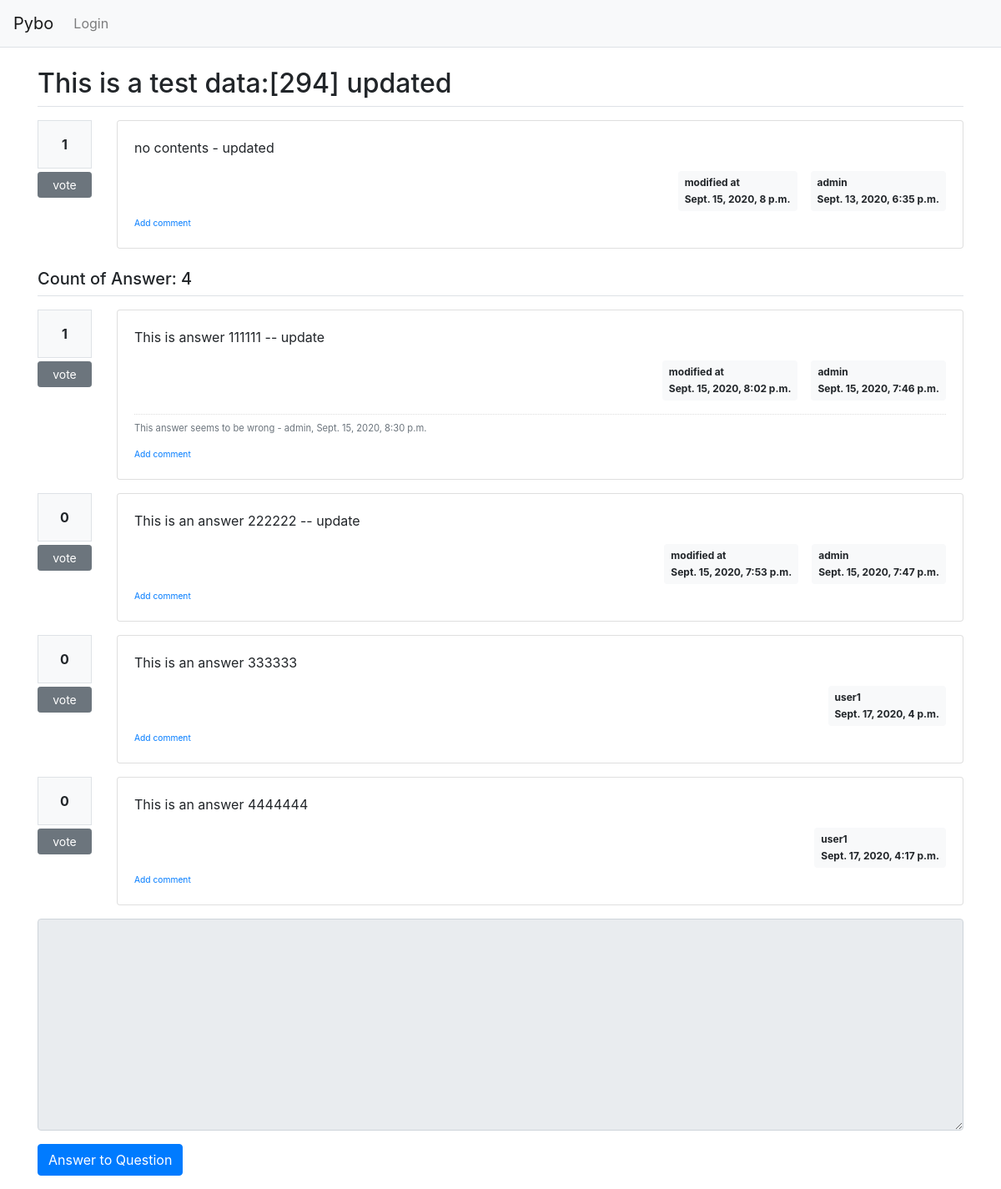
The page /pybo/300/ on the database its author committed.
### pybo/models.py (models this page shows, shortened)
class Question(models.Model):
    subject = models.CharField(max_length=200)
    content = models.TextField()
    create_date = models.DateTimeField()
    author = models.ForeignKey(User, on_delete=models.CASCADE, related_name='author_question')
    modify_date = models.DateTimeField(null=True, blank=True) # null allow, blank=true: form.is_valid() does not check this.
    voter = models.ManyToManyField(User, related_name='voter_question')

class Answer(models.Model):
    question = models.ForeignKey(Question, on_delete=models.CASCADE)
    content = models.TextField()
    create_date = models.DateTimeField()
    author = models.ForeignKey(User, on_delete=models.CASCADE, related_name='author_answer')
    modify_date = models.DateTimeField(null=True, blank=True)
    voter = models.ManyToManyField(User, related_name='voter_answer')

class Comment(models.Model):
    author = models.ForeignKey(User, on_delete=models.CASCADE)
    content = models.TextField()
    create_date = models.DateTimeField()
    modify_date = models.DateTimeField(null=True, blank=True)
    question = models.ForeignKey(Question, null=True, blank=True, on_delete=models.CASCADE) # note: comment can be either question or answer. Therefore, null=True, blank =True
    answer = models.ForeignKey(Answer, null=True, blank=True, on_delete=models.CASCADE) # note: same as above comment

### pybo/views/base_views.py (the view)
# urls.py: path('<int:question_id>/', base_views.detail, name='detail'),
def detail(request, question_id):
    question = get_object_or_404(Question, pk=question_id)  # question = Question.objects.get(id=question_id)
    context = {'question': question}
    return render(request, 'pybo/question_detail.html', context)

### pybo/templatetags/pybo_filter.py (called while the page is built)
@register.filter()
def mark(value):
    extensions = ["nl2br", "fenced_code"] #nl2br : linefeed into <br> tag, fenced_code: markdown into html
    return mark_safe(markdown.markdown(value, extensions=extensions))

### templates/pybo/question_detail.html (shortened to what this page needs)
{% extends 'base.html' %}
{% load pybo_filter %}
{% block content %}
<div class="container my-3">
    <h2 class="border-bottom py-2">{{ question.subject }}</h2>
    <div class="row my-3">
        <div class="col-1">
            <div class="bg-light text-center p-3 border font-weight-bolder mb-1">{{question.voter.count}}</div>
            <a href="#" data-uri="{% url 'pybo:vote_question' question.id  %}"
               class="recommend btn btn-sm btn-secondary btn-block my-1">vote</a>
        </div>
        <div class="col-11">
            <div class="card">
                <div class="card-body">
                <div class="card-text">{{ question.content | mark }}</div>
                <div class="d-flex justify-content-end">
                    {% if question.modify_date %}
                    <div class="badge badge-light p-2 text-left mx-3">
                        <div class="mb-2">modified at</div>
                        <div>{{ question.modify_date }}</div>
                    </div>
                    {% endif %}
                    <div class="badge badge-light p-2 text-left">
                        <div class="mb-2">{{ question.author.username }}</div>
                        <div>{{ question.create_date }}</div>
                    </div>
                </div>
                <div>
                    <a href="{% url 'pybo:comment_create_question' question.id  %}"
                       class="small"><small>Add comment</small></a>
                </div>
            </div>
            </div>
        </div>
    </div>
    <h5 class="border-bottom my-3 py-2">Count of Answer: {{question.answer_set.count}}</h5>
    {% for answer in question.answer_set.all %}
    <div class="row my-3">
        <div class="col-1">
            <div class="bg-light text-center p-3 border font-weight-bolder mb-1">{{answer.voter.count}}</div>
            <a href="#" data-uri="{% url 'pybo:vote_answer' answer.id  %}"
                class="recommend btn btn-sm btn-secondary btn-block my-1">vote</a>
        </div>
        <div class="col-11">
            <div class="card">
            <div class="card-body">
            <div class="card-text">{{ answer.content | mark }}</div>
            <div class="d-flex justify-content-end">
                {% if answer.modify_date %}
                <div class="badge badge-light p-2 text-left mx-3">
                    <div class="mb-2">modified at</div>
                    <div>{{ answer.modify_date }}</div>
                </div>
                {% endif %}
                <div class="badge badge-light p-2 text-left">
                    <div class="mb-2">{{ answer.author.username }}</div>
                    <div>{{ answer.create_date }}</div>
                </div>
            </div>
            {% if answer.comment_set.count > 0 %}
            <div class="mt-3">
            {% for comment in answer.comment_set.all %}
                <div class="comment py-2 text-muted">
                    <span style="white-space: pre-line;">{{ comment.content }}</span>
                    <span>
                        - {{ comment.author }}, {{ comment.create_date }}
                    </span>
                </div>
            {% endfor %}
            </div>
            {% endif %}
            <div>
                <a href="{% url 'pybo:comment_create_answer' answer.id  %}"
                   class="small"><small>Add comment</small></a>
            </div>
            </div>
        </div>
        </div>
    </div>
    {% endfor %}
    <form action="{% url 'pybo:answer_create' question.id %}" method="post" class="my-3">
        <div class="form-group">
            <textarea {% if not user.is_authenticated %}disabled{% endif %}
              name="content" id="content" class="form-control" rows="10"></textarea>
        </div>
        <input type="submit" value="Answer to Question" class="btn btn-primary">
    </form>
</div>
{% endblock %}

### static/style.css (style rules this page uses)
.comment { border-top:dotted 1px #ddd; font-size:0.7em; }

### rows shown on the page
Question: subject "This is a test data:[294] updated", voter.count "1", content|mark "no contents - updated", modify_date "Sept. 15, 2020, 8 p.m.", author.username "admin", create_date "Sept. 13, 2020, 6:35 p.m.", answer_set.count "4"
Answer: voter.count "1", content|mark "This is answer 111111 -- update", modify_date "Sept. 15, 2020, 8:02 p.m.", author.username "admin", create_date "Sept. 15, 2020, 7:46 p.m."
Comment: content "This answer seems to be wrong", author "admin", create_date "Sept. 15, 2020, 8:30 p.m."
Answer: voter.count "0", content|mark "This is an answer 222222 -- update", modify_date "Sept. 15, 2020, 7:53 p.m.", author.username "admin", create_date "Sept. 15, 2020, 7:47 p.m."
Answer: voter.count "0", content|mark "This is an answer 333333", author.username "user1", create_date "Sept. 17, 2020, 4 p.m."
Answer: voter.count "0", content|mark "This is an answer 4444444", author.username "user1", create_date "Sept. 17, 2020, 4:17 p.m."
